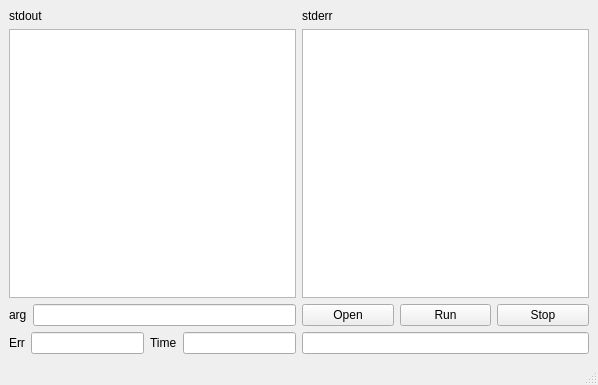
<?xml version="1.0" encoding="UTF-8"?>
<ui version="4.0">
 <class>MainWindow</class>
 <widget class="QMainWindow" name="MainWindow">
  <property name="geometry">
   <rect>
    <x>0</x>
    <y>0</y>
    <width>598</width>
    <height>385</height>
   </rect>
  </property>
  <property name="windowTitle">
   <string>MainWindow</string>
  </property>
  <widget class="QWidget" name="centralwidget">
   <property name="enabled">
    <bool>true</bool>
   </property>
   <layout class="QGridLayout" name="gridLayout_2">
    <item row="1" column="0">
     <layout class="QGridLayout" name="gridLayout">
      <item row="0" column="0">
       <widget class="QLabel" name="label_stdout">
        <property name="text">
         <string>stdout</string>
        </property>
       </widget>
      </item>
      <item row="1" column="1">
       <widget class="QPlainTextEdit" name="stderr_"/>
      </item>
      <item row="0" column="1">
       <widget class="QLabel" name="label_stderr">
        <property name="text">
         <string>stderr</string>
        </property>
       </widget>
      </item>
      <item row="3" column="1">
       <layout class="QHBoxLayout" name="horizontalLayout">
        <item>
         <widget class="QPushButton" name="Open">
          <property name="text">
           <string>Open</string>
          </property>
         </widget>
        </item>
        <item>
         <widget class="QPushButton" name="Run">
          <property name="text">
           <string>Run</string>
          </property>
         </widget>
        </item>
        <item>
         <widget class="QPushButton" name="Stop">
          <property name="text">
           <string>Stop</string>
          </property>
         </widget>
        </item>
       </layout>
      </item>
      <item row="5" column="0">
       <layout class="QHBoxLayout" name="horizontalLayout_2">
        <item>
         <widget class="QLabel" name="label_Err">
          <property name="text">
           <string>Err</string>
          </property>
         </widget>
        </item>
        <item>
         <widget class="QLineEdit" name="Error"/>
        </item>
        <item>
         <widget class="QLabel" name="label_Time">
          <property name="text">
           <string>Time</string>
          </property>
         </widget>
        </item>
        <item>
         <widget class="QLineEdit" name="Time"/>
        </item>
       </layout>
      </item>
      <item row="1" column="0">
       <widget class="QPlainTextEdit" name="stdout_"/>
      </item>
      <item row="5" column="1">
       <layout class="QHBoxLayout" name="horizontalLayout_3">
        <item>
         <widget class="QLineEdit" name="Open_line"/>
        </item>
       </layout>
      </item>
      <item row="3" column="0">
       <layout class="QHBoxLayout" name="horizontalLayout_4">
        <item>
         <widget class="QLabel" name="label">
          <property name="text">
           <string>arg</string>
          </property>
         </widget>
        </item>
        <item>
         <widget class="QLineEdit" name="arguments"/>
        </item>
       </layout>
      </item>
     </layout>
    </item>
   </layout>
  </widget>
  <widget class="QMenuBar" name="menubar">
   <property name="geometry">
    <rect>
     <x>0</x>
     <y>0</y>
     <width>598</width>
     <height>22</height>
    </rect>
   </property>
  </widget>
  <widget class="QStatusBar" name="statusbar"/>
 </widget>
 <resources/>
 <connections/>
</ui>
